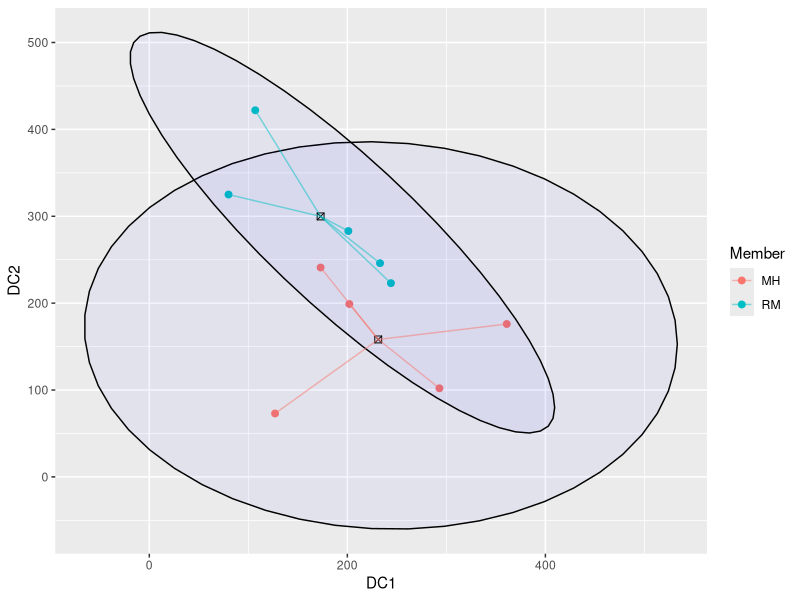
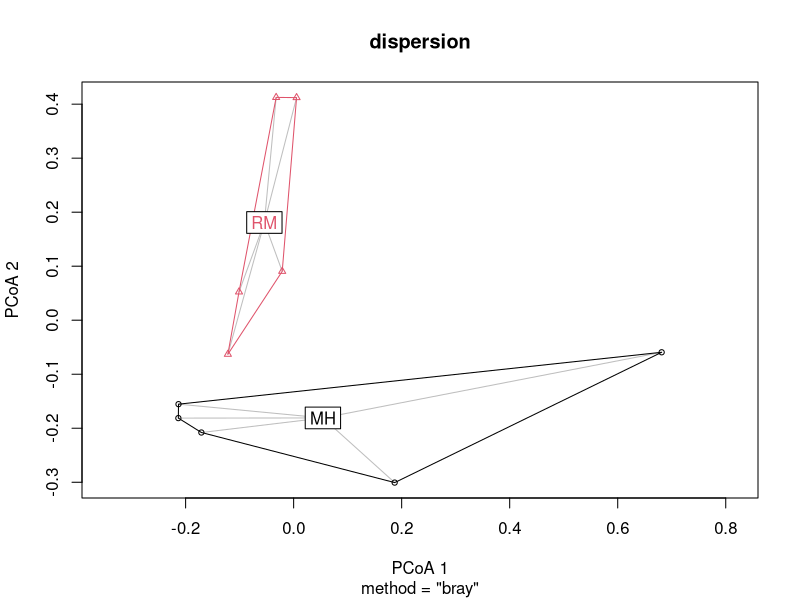

The R script that drew these images, in order: (Note: this script raises an error after producing the figures.)
## ---- chunk 1
library(tidyverse)
library(dplyr)
library(ggplot2)
library(vegan)
## ---- chunk 2
gen_raw<- read_csv("gen_trans_031325.csv", col_names = TRUE)
gen_raw
## ---- chunk 3
gen_RMMH<- gen_raw[gen_raw$Member != "SM",]
gen_RMMH

#just numeric data
gen_RMMH_num<-gen_RMMH[,3:142] 
gen_RMMH_num
## ---- chunk 4
#Converting to proportions
RMMH_perm_data<- (100*(gen_RMMH_num/rowSums(gen_RMMH_num)))
RMMH_perm_data

## ---- chunk 5
dcadata<- read_csv("gen_dca_031525.csv", col_names = TRUE)
dcadata

dcadataRMMH<- dcadata[dcadata$Member != "SM",]
dcadataRMMH

#Extracting DCA scores
dca_scoresRMMH<- dcadataRMMH[,3:4]
dca_scoresRMMH

## ---- chunk 6
dcagroup_centroids_RMMH <- data.frame(
  Member = c("RM", "MH"),
  Centroid_X = c(mean(dca_scoresRMMH$`Axis 1`[dcadataRMMH$Member == "RM"]),
                 mean(dca_scoresRMMH$`Axis 1`[dcadataRMMH$Member == "MH"])),
  Centroid_Y = c(mean(dca_scoresRMMH$`Axis 2`[dcadataRMMH$Member == "RM"]),
                 mean(dca_scoresRMMH$`Axis 2`[dcadataRMMH$Member == "MH"]))
)


## ---- chunk 7
dcaplot_data_RMMH <-data.frame(
  Member = dcadataRMMH$Member,
  DC1 = dca_scoresRMMH$`Axis 1`,
  DC2 = dca_scoresRMMH$`Axis 2`,
  xend = c(rep(dcagroup_centroids_RMMH[1,2],5), rep(dcagroup_centroids_RMMH[2,2],5)),
  yend = c(rep(dcagroup_centroids_RMMH[1,3],5), rep(dcagroup_centroids_RMMH[2,3],5))
)

dcaplot_data_RMMH
## ---- chunk 8
ggplot(dcaplot_data_RMMH, aes(DC1,DC2))+
  geom_point(aes(color = Member), size = 2) +
  stat_ellipse(geom = "polygon", alpha = 0.04, aes(group = Member),
               color = "black", fill = "blue")+
  geom_point(data = dcagroup_centroids_RMMH, aes(x = Centroid_X, y = Centroid_Y),
             color = "black", size = 2, shape = 7)+
  geom_segment(data = dcaplot_data_RMMH, aes(x =DC1, y = DC2, 
                                        xend = xend, yend = yend, color = Member), alpha = 0.5)

## ---- chunk 9
perm_distRMMH<-vegdist(RMMH_perm_data, method = 'bray')
perm_distRMMH

## ---- chunk 10
#Create empty matrix
dist_mat_RMMH= matrix(0, nrow = 10, ncol = 10)

#Setting below diagonal to perm_dost values, and above the diagonal to empty
dist_mat_RMMH[lower.tri(dist_mat_RMMH)] <- perm_distRMMH
dist_mat_RMMH[upper.tri(dist_mat_RMMH)]<- ""
dist_mat_RMMH

#making it a df
perm_distRMMH_df<- as.data.frame(dist_mat_RMMH, row.names = NULL)
perm_distRMMH_df

#setting col and rownames so we can see what distance we are calculating
rownames(perm_distRMMH_df)<- gen_RMMH$`Sample ID`
colnames(perm_distRMMH_df)<- gen_RMMH$`Sample ID`

write_csv(perm_distRMMH_df, "gen_V3_dist_RMMH.csv")
perm_distRMMH_df
## ---- chunk 11
#Assumptions- I don't think this applies to us, but keeping it in.
dispersion<-betadisper(perm_distRMMH, group=gen_RMMH$Member,type = "centroid")

plot(dispersion)

anova(dispersion)

## ---- chunk 12
Perma_result <- adonis2(perm_distRMMH~as.factor(dcaplot_data_RMMH$Member), data = perm_distRMMH,
                        permutations = 10000)
Perma_result

## ---- chunk 13
Perma_result1 <- adonis2(perm_distRMMH~as.factor(dcaplot_data_RMMH$Member), data = perm_distRMMH,
                         permutations = 10000)
Perma_result1

#Extracting perm results
permustats_results1<- permustats(Perma_result1)
#permustats_results1

#calculating mean and se
means_and_se1<- mean_se(permustats_results1$permutations, mult = 1)

## ---- chunk 14
Perma_result2 <- adonis2(perm_distRMMH~as.factor(dcaplot_data_RMMH$Member), data = perm_distRMMH,
                         permutations = 10000)
Perma_result2

#Extracting perm results
permustats_results2<- permustats(Perma_result2)
#permustats_results2

#calculating mean and se
means_and_se2<- mean_se(permustats_results2$permutations, mult = 1)

## ---- chunk 15
Perma_result3 <- adonis2(perm_distRMMH~as.factor(dcaplot_data_RMMH$Member), data = perm_distRMMH,
                         permutations = 10000)
Perma_result3

#Extracting perm results
permustats_results3<- permustats(Perma_result3)
#permustats_results3

#calculating mean and se
means_and_se3<- mean_se(permustats_results3$permutations, mult = 1)

## ---- chunk 16
Perma_result4 <- adonis2(perm_distRMMH~as.factor(dcaplot_data_RMMH$Member), data = perm_distRMMH,
                         permutations = 10000)
Perma_result4

#Extracting perm results
permustats_results4<- permustats(Perma_result4)
#permustats_results4

#calculating mean and se
means_and_se4<- mean_se(permustats_results4$permutations, mult = 1)

## ---- chunk 17
Perma_result5 <- adonis2(perm_distRMMH~as.factor(dcaplot_data_RMMH$Member), data = perm_distRMMH,
                         permutations = 10000)
Perma_result5

#Extracting perm results
permustats_results5<- permustats(Perma_result5)
#permustats_results5

#calculating mean and se
means_and_se5<- mean_se(permustats_results5$permutations, mult = 1)

## ---- chunk 18
Perma_result6 <- adonis2(perm_distRMMH~as.factor(dcaplot_data_RMMH$Member), data = perm_distRMMH,
                         permutations = 10000)
Perma_result6

#Extracting perm results
permustats_results6<- permustats(Perma_result6)
#permustats_results6

#calculating mean and se
means_and_se6<- mean_se(permustats_results6$permutations, mult = 1)

## ---- chunk 19
Perma_result7 <- adonis2(perm_distRMMH~as.factor(dcaplot_data_RMMH$Member), data = perm_distRMMH,
                         permutations = 10000)
Perma_result7

#Extracting perm results
permustats_results7<- permustats(Perma_result7)
#permustats_results7

#calculating mean and se
means_and_se7<- mean_se(permustats_results7$permutations, mult = 1)

## ---- chunk 20
Perma_result8 <- adonis2(perm_distRMMH~as.factor(dcaplot_data_RMMH$Member), data = perm_distRMMH,
                         permutations = 10000)
Perma_result8

#Extracting perm results
permustats_results8<- permustats(Perma_result8)
#permustats_results8

#calculating mean and se
means_and_se8<- mean_se(permustats_results8$permutations, mult = 1)

## ---- chunk 21
Perma_result9 <- adonis2(perm_distRMMH~as.factor(dcaplot_data_RMMH$Member), data = perm_distRMMH,
                         permutations = 10000)
Perma_result9

#Extracting perm results
permustats_results9<- permustats(Perma_result9)
#permustats_results9

#calculating mean and se
means_and_se9<- mean_se(permustats_results9$permutations, mult = 1)

## ---- chunk 22
Perma_result10 <- adonis2(perm_distRMMH~as.factor(dcaplot_data_RMMH$Member), data = perm_distRMMH,
                         permutations = 10000)
Perma_result10

#Extracting perm results
permustats_results10<- permustats(Perma_result10)
#permustats_results10

#calculating mean and se
means_and_se10<- mean_se(permustats_results10$permutations, mult = 1)

